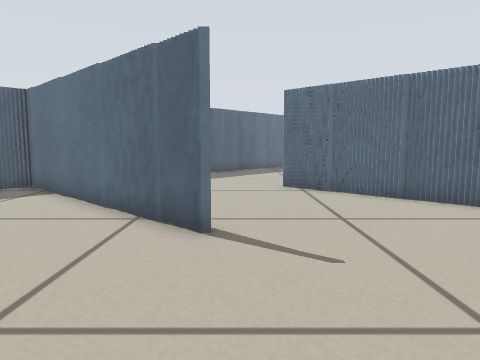
[1] (above)

16 first-person views from a walk through a robot-simulator world made for Stage. The camera is 0.36 m above the floor, tilts 6° down and sees 70° across. The lines on the ground mark 1 m squares. The floor is counted in squares, 0.25 m on a side. Each view is taken from the middle of a square. On the plan, view 1 faces up. The plan holds only what a view shows up to about 15 squares ahead; the rest is blank. The place goes on beyond the plan. Robots are left out.

[2]
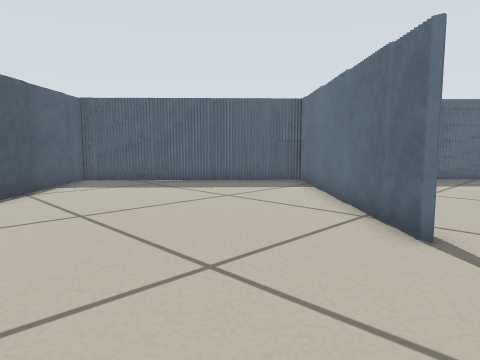

[3]
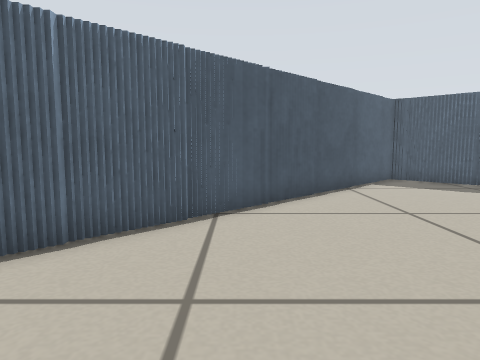

[4]
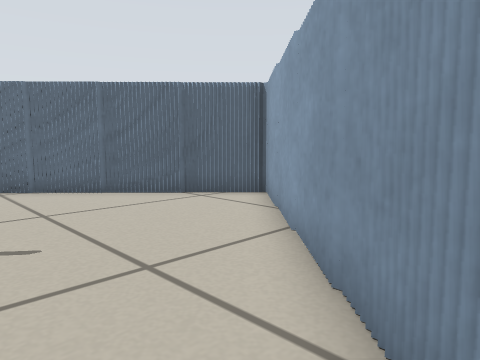

[5]
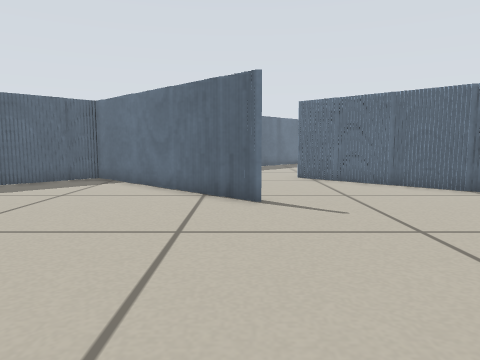

[6]
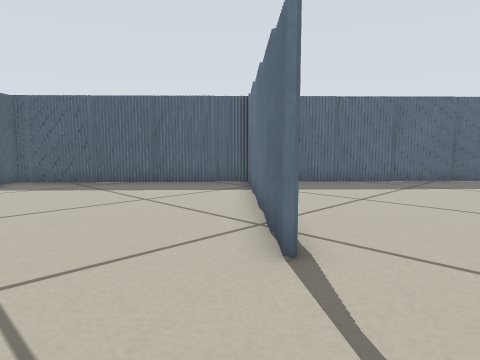

[7]
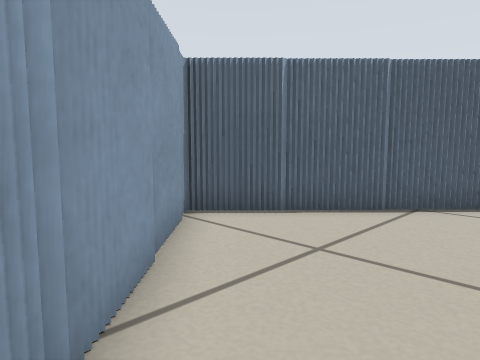

[8]
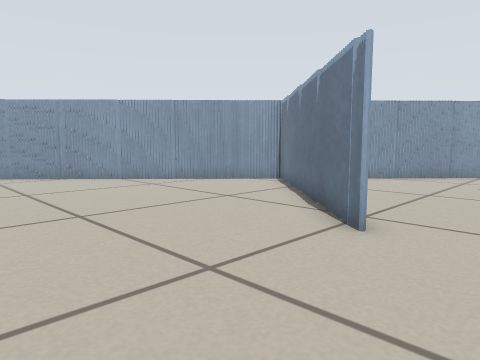

[9]
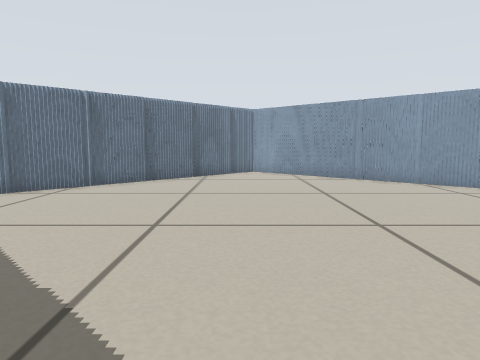

[10]
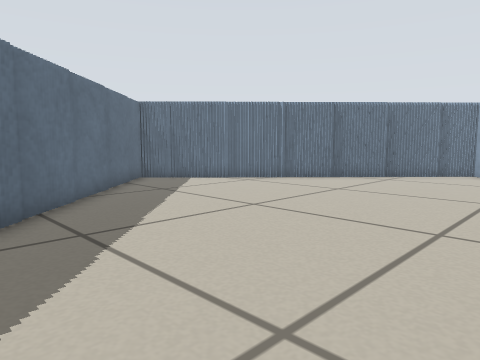

[11]
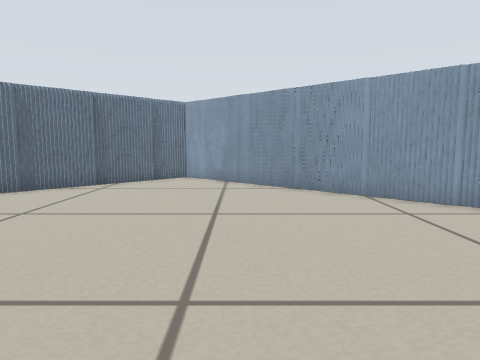

[12]
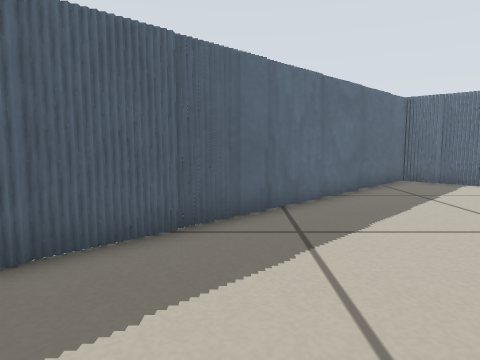

[13]
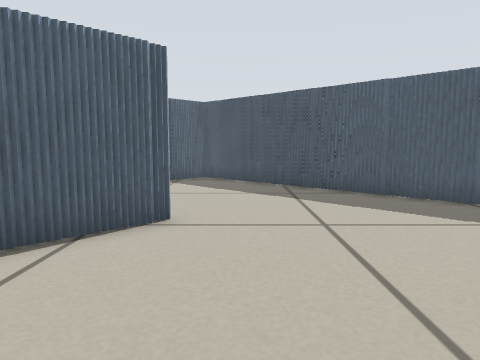

[14]
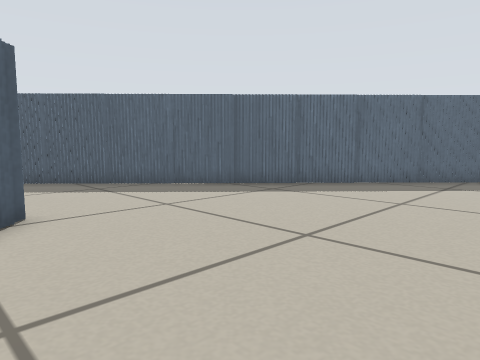

[15]
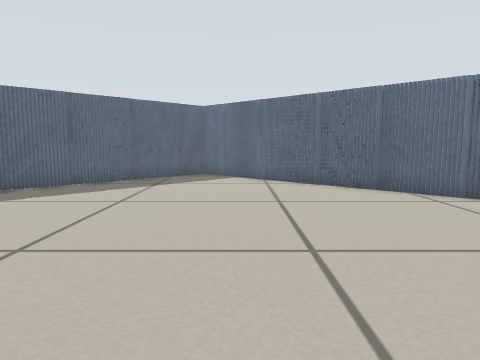

[16]
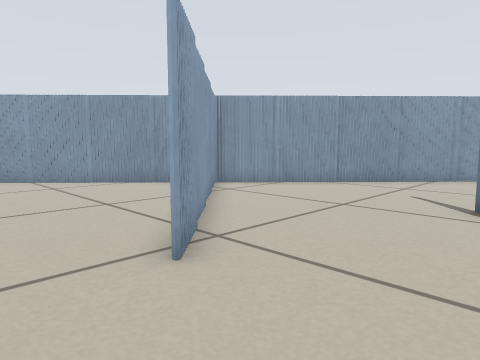

### Floor plan
Key: @ floor where view 1 was taken; # wall or solid block; . floor.
Columns run from 13 left of view 1 to 18 right of it. Each row starts with its distance up from view 1.
 26                    ####
 25                   ##..##
 24                  ##....##
 23                 ##......##
 22                ##........##
 21               ##..........##
 20              ##............##
 19             ##..............##
 18            ##................##
 17           ##..................##
 16           #....................#
 15          ##...................##
 14         ##...................##
 13        ##...................##
 12       ##...................##
 11      ###.......##.........##
 10     ##.##.......##.......##
  9    ##...##.......##.....##
  8   ##.....##.......##...##
  7  ##.......##.......##.##
  6 ##.........##.......###
  5 #...................##
  4 ##.................##
  3  ##...............##
  2   ##.............##
  1    ##...........##
  0     ##.......@.##
 -1      ###.......#
 -2        ##....###
 -3         ##...#
 -4          ##.##
 -5           ###

Where each view was taken, in squares from view 1:
view 1: 0 up, 0 right, facing up
view 2: 0 up, 1 right, facing up-left
view 3: 1 down, 1 right, facing left
view 4: 1 down, 0 right, facing up-right
view 5: 3 down, 1 left, facing up
view 6: 2 up, 2 right, facing up-left
view 7: 1 up, 2 right, facing down-left
view 8: 17 up, 1 left, facing down-right
view 9: 17 up, 0 right, facing right
view 10: 13 up, 0 right, facing up-right
view 11: 14 up, 3 right, facing right
view 12: 13 up, 1 right, facing up
view 13: 13 up, 8 right, facing left
view 14: 10 up, 9 right, facing up-left
view 15: 10 up, 9 right, facing up
view 16: 14 up, 2 left, facing down-right
